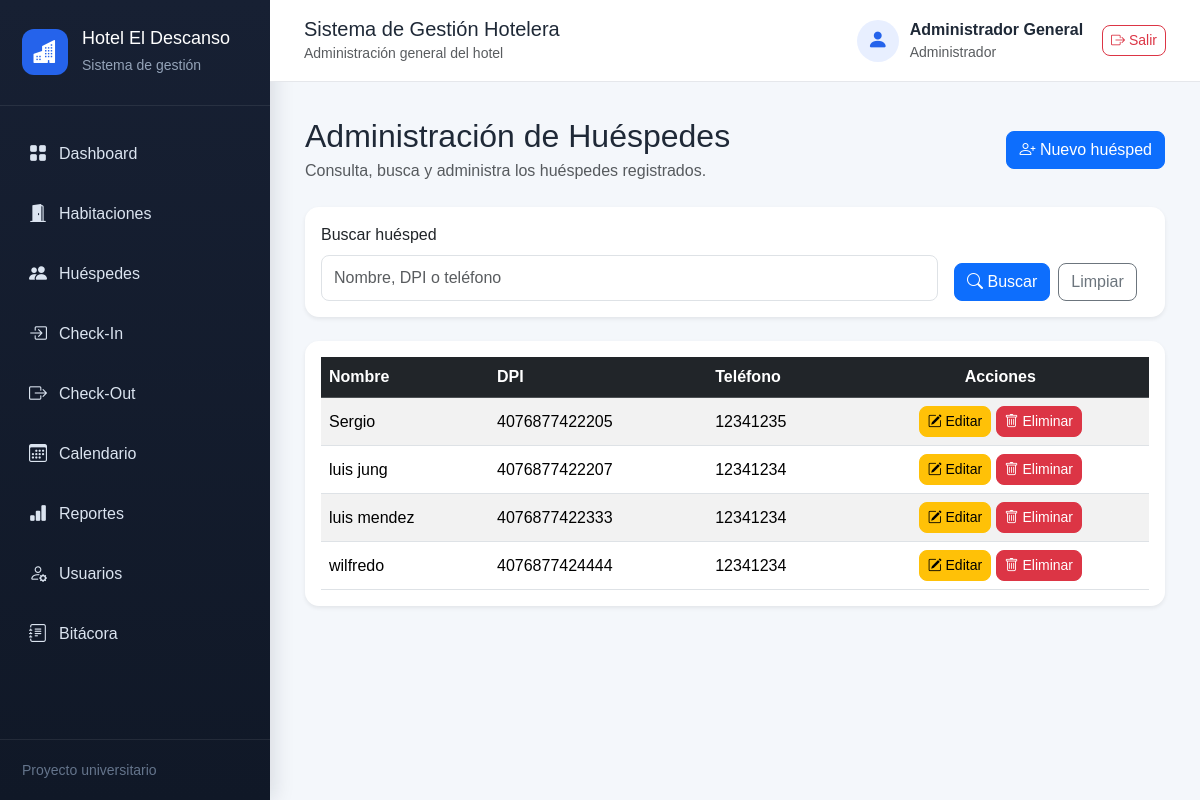
/huespedes (signed in), run on an earlier commit of the app's database.
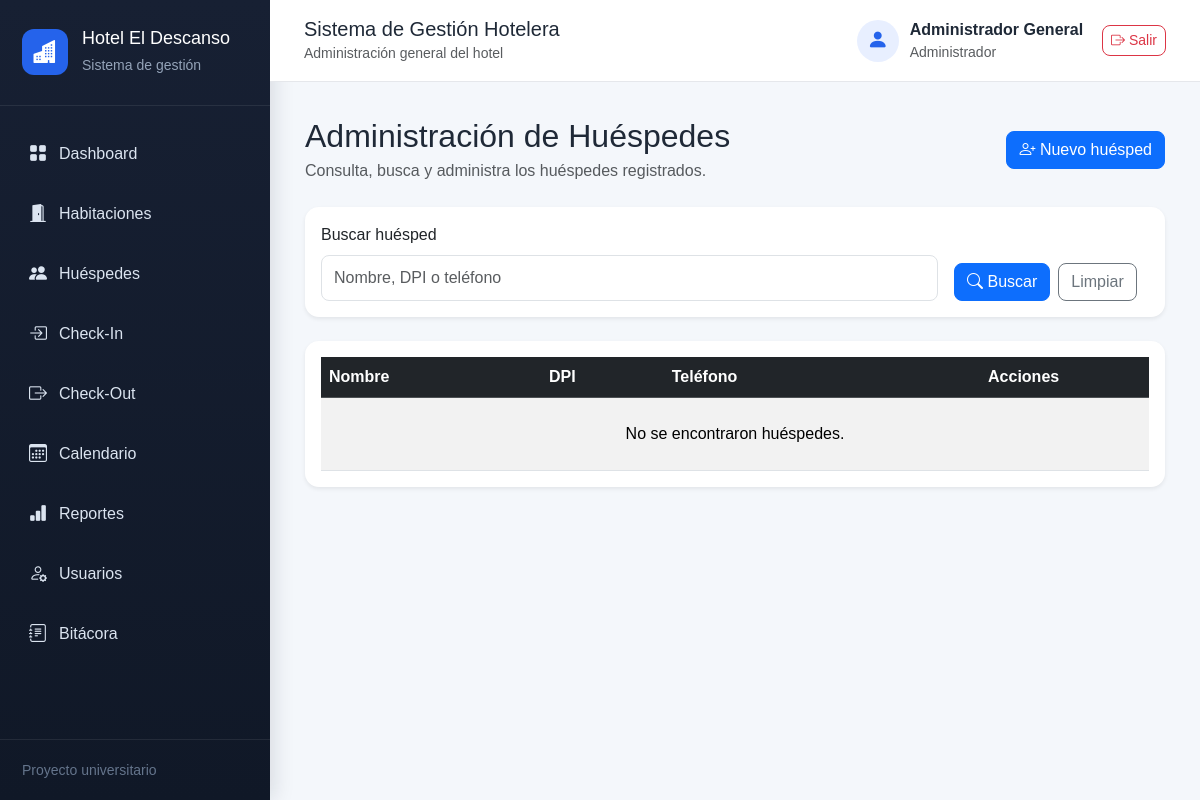
And on a later commit of the database.
### models.py (models this page shows, shortened)
class Huesped(db.Model):
    __tablename__ = "huespedes"
    id = db.Column(
        db.Integer,
        primary_key=True
    )
    nombre = db.Column(
        db.String(100),
        nullable=False
    )
    dpi = db.Column(
        db.String(13),
        unique=True,
        nullable=False
    )
    telefono = db.Column(
        db.String(8),
        nullable=False
    )
    reservas = db.relationship(
        "Reserva",
        backref="huesped",
        lazy=True
    )

### routes/huespedes.py (the view, shortened to what this page needs)
@huespedes_bp.route("/huespedes")
def listar_huespedes():
    busqueda = request.args.get(
        "buscar",
        ""
    ).strip()
    consulta = Huesped.query
    huespedes = consulta.order_by(
        Huesped.nombre
    ).all()
    return render_template(
        "huespedes.html",
        huespedes=huespedes,
        busqueda=busqueda
    )

### app.py (called while the page is built)
@app.before_request
def proteger_sistema():
    rutas_publicas = {
        "auth.login",
        "static"
    }
    if request.endpoint is None:
        return None
    if request.endpoint in rutas_publicas:
        return None
    if "usuario_id" not in session:
        return redirect(
            url_for("auth.login")
        )
    return None

### templates/huespedes.html (shortened to what the changed rows need)
{% extends "base.html" %}
{% block contenido %}
<div class="d-flex justify-content-between align-items-center mb-4">
    <div>
        <h2 class="mb-1">
            Administración de Huéspedes
        </h2>
    </div>
</div>
<div class="card shadow-sm">
    <div class="card-body">
        <div class="table-responsive">
            <table class="table table-striped table-hover align-middle mb-0">
                <thead class="table-dark">
                    <tr>
                        <th>Nombre</th>
                        <th>DPI</th>
                        <th>Teléfono</th>
                        <th class="text-center">
                            Acciones
                        </th>
                    </tr>
                </thead>
                <tbody>
                    {% for huesped in huespedes %}
                        <tr>
                            <td>
                                {{ huesped.nombre }}
                            </td>
                            <td>
                                {{ huesped.dpi }}
                            </td>
                            <td>
                                {{ huesped.telefono }}
                            </td>
                            <td class="text-center">
                                <a
                                    href="{{ url_for(
                                        'huespedes.editar_huesped',
                                        id=huesped.id
                                    ) }}"
                                    class="btn btn-warning btn-sm"
                                >
                                    <i class="bi bi-pencil-square"></i>
                                    Editar
                                </a>
                                <form
                                    action="{{ url_for(
                                        'huespedes.eliminar_huesped',
                                        id=huesped.id
                                    ) }}"
                                    method="POST"
                                    class="d-inline"
                                    onsubmit="return confirm(
                                        '¿Deseas eliminar este huésped?'
                                    );"
                                >
                                    <button
                                        type="submit"
                                        class="btn btn-danger btn-sm"
                                    >
                                        <i class="bi bi-trash"></i>
                                        Eliminar
                                    </button>
                                </form>
                            </td>
                        </tr>
                    {% else %}
                        <tr>
                            <td
                                colspan="4"
                                class="text-center py-4"
                            >
                                No se encontraron huéspedes.
                            </td>
                        </tr>
                    {% endfor %}
                </tbody>
            </table>
        </div>
    </div>
</div>
{% endblock %}

What changed in the data, as far as the page shows it:
removed Huesped: nombre "Sergio", dpi "4076877422205", telefono "12341235"
removed Huesped: nombre "luis jung", dpi "4076877422207", telefono "12341234"
removed Huesped: nombre "luis mendez", dpi "4076877422333", telefono "12341234"
removed Huesped: nombre "wilfredo", dpi "4076877424444", telefono "12341234"
Also different on the page:
text now shown: "No se encontraron huéspedes."
